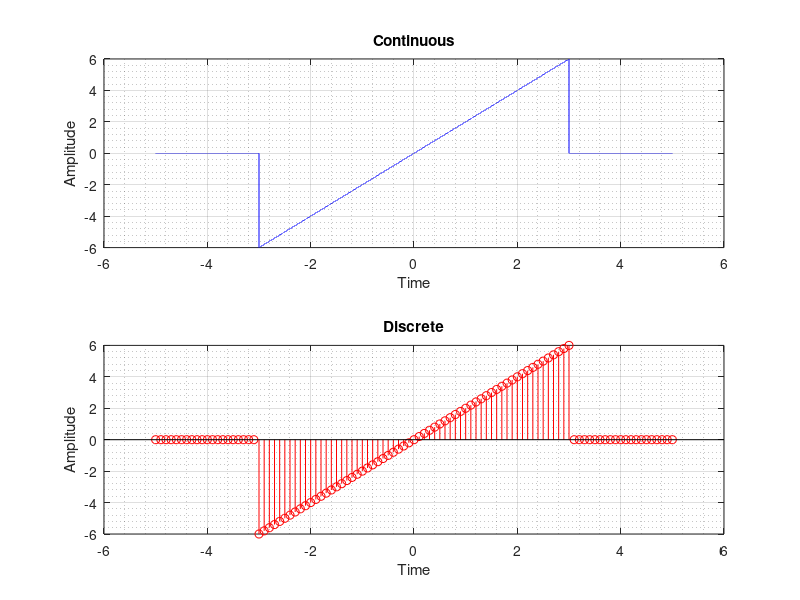

Write the MATLAB code that produced this figure.
% Program to generate signal of function : x[n] = 2n , -3 <= n <= 3 zero otherwise
clc; clear all;

x = -5:0.0001:5; % Domain, Sampled 0.00001 apart
y = 2.*x; % Point wise multiplication
y (x>3) = 0;
y (x<-3) = 0;
figure('Name','Function Generation','NumberTitle','off','Color','w')
subplot(2,1,1);
plot(x,y,'b'), grid on, grid minor % continuous line 2D plot
title('Continuous')
xlabel('Time')
ylabel('Amplitude')

p = -5:0.1:5; % Domain, Sampled 0.1 apart
q = 2.*p;
q (p>3) = 0;
q (p<-3) = 0;
subplot(2,1,2);
stem(p,q,'r'), grid on, grid minor % Discrete data 2D plot
title('Discrete')
xlabel('Time')
ylabel('Amplitude')

print('-clipboard','-dbitmap')
